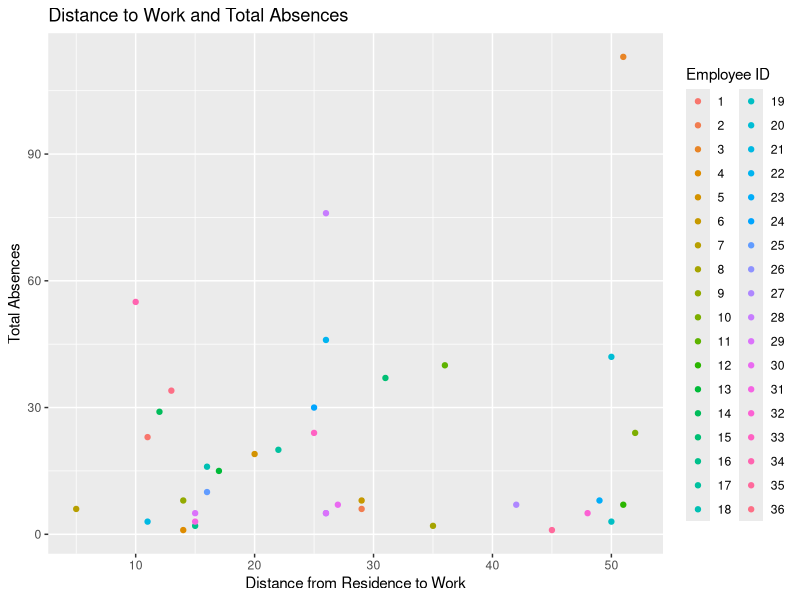
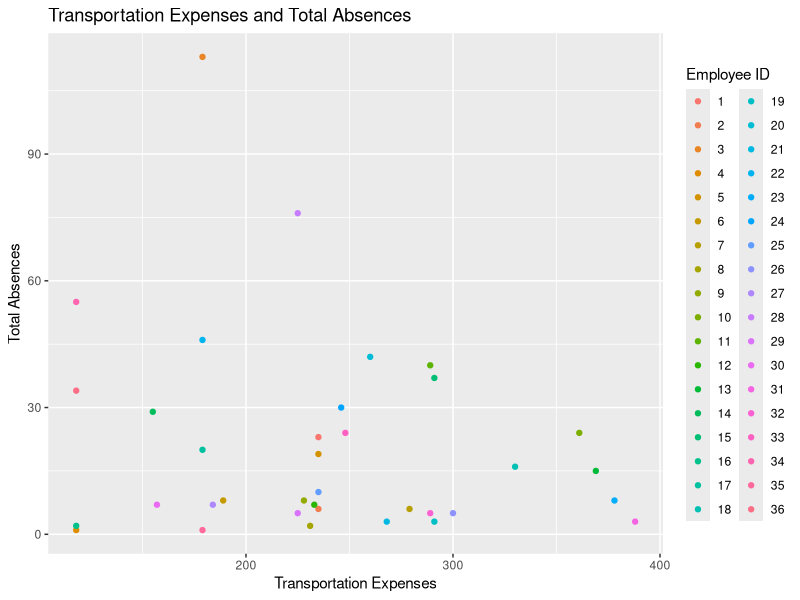
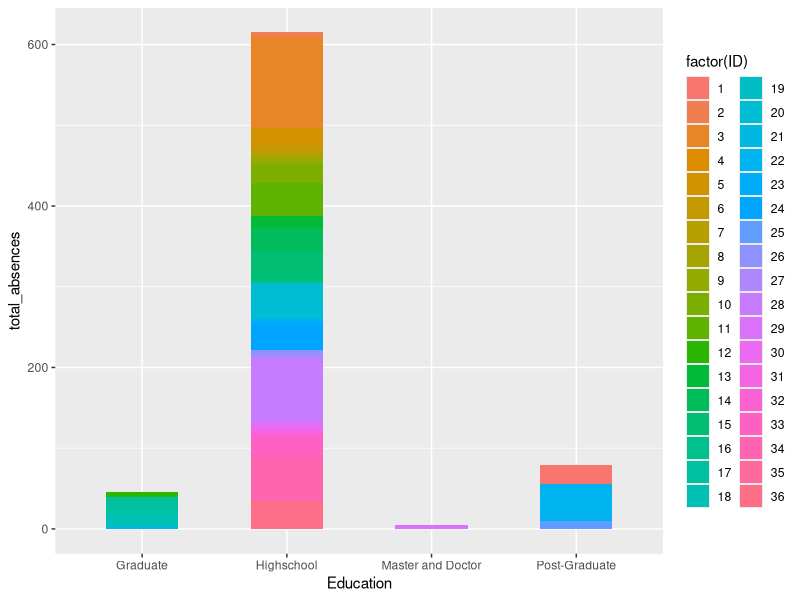
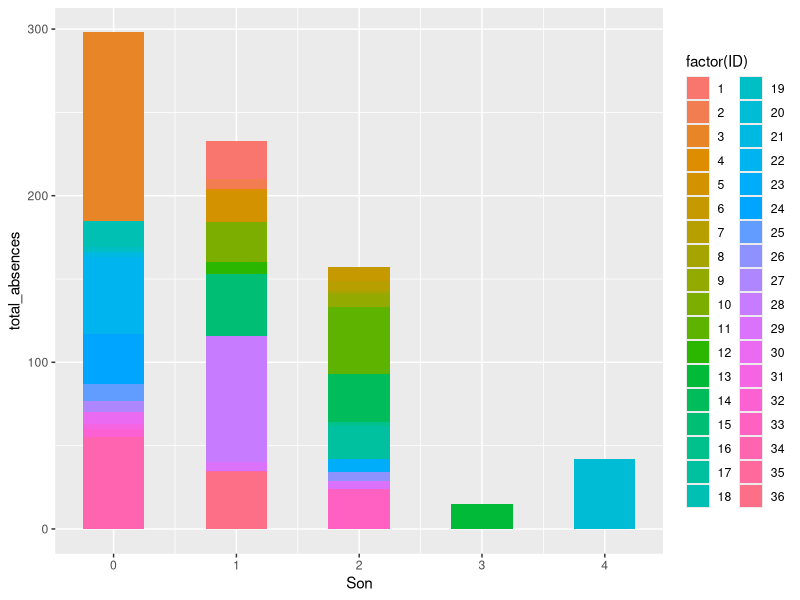
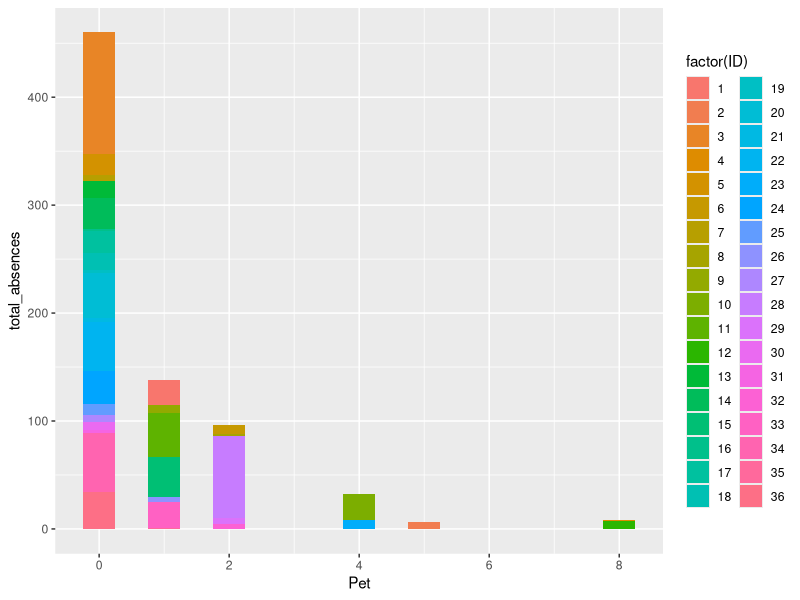

The R script that drew these images, in order:
library(tidyverse)
absent <- read_delim("absenteeism.csv")

## Is there a relationship between distance to work (or transportation expenses) AND total number
## of absences?
total_abs <- absent %>% 
  group_by(ID) %>% 
  count(Reason_for_absence) %>% 
  summarize(total_absences = sum(n)) 

distance <- absent %>% 
  distinct(ID, Distance_from_Residence_to_Work)

absence_distance <- merge(distance, total_abs, by = "ID")

absence_distance %>% 
  ggplot(aes(Distance_from_Residence_to_Work, total_absences, col=factor(ID))) +
  geom_point() +
  labs(title="Distance to Work and Total Absences", x="Distance from Residence to Work", 
       y="Total Absences", col="Employee ID")


expense <- absent %>% 
  distinct(ID, Transportation_expense)

absence_expense <- merge(expense, total_abs)

absence_expense %>% 
  ggplot(aes(Transportation_expense, total_absences, col=factor(ID))) + 
  geom_point() +
  labs(title="Transportation Expenses and Total Absences", x="Transportation Expenses", 
       y="Total Absences", col="Employee ID")


## Do personal factors such as education, having children, or having a pet
## contribute to the amount of absences that an employee has?

absence_educational <- absent %>% 
  select(ID, Education) %>% 
  distinct(ID, Education) %>% 
  merge(total_abs, by = "ID")

absence_children <- absent %>% 
  select(ID, Son) %>% 
  distinct(ID, Son) %>% 
  merge(total_abs, by = "ID")

absence_pet <- absent %>% 
  select(ID, Pet) %>% 
  distinct(ID, Pet) %>% 
  merge(total_abs, by = "ID")

absence_educational %>% 
  ggplot(aes(Education, total_absences, fill=factor(ID))) +
  geom_col(width = 0.5)

absence_children %>% 
  ggplot(aes(Son, total_absences, fill=factor(ID))) +
  geom_col(width = 0.5)

absence_pet %>% 
  ggplot(aes(Pet, total_absences, fill=factor(ID))) +
  geom_col(width = 0.5)
